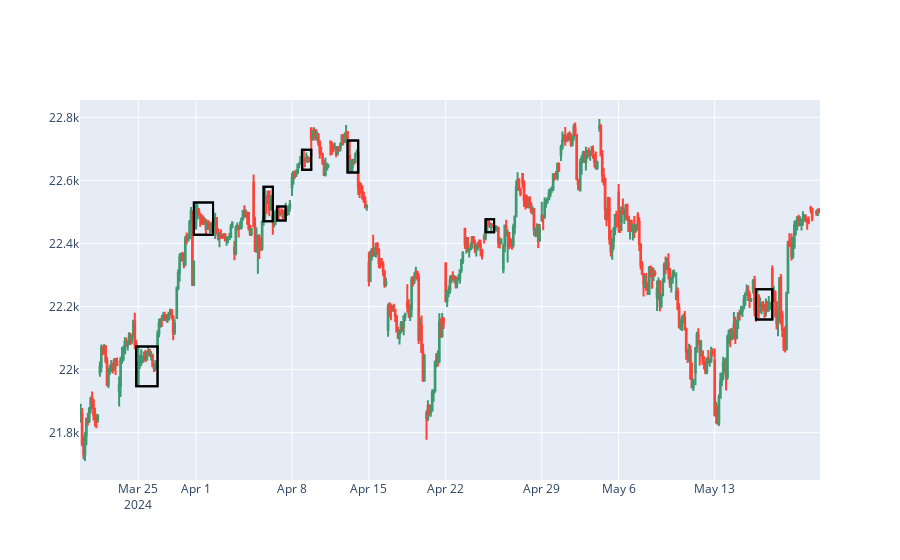

The code cell stored with this chart in its notebook:
### Code cell
import pandas as pd
import plotly.graph_objs as go
import plotly.express as px

def detect_consecutive_ibars(df):
    consecutive_ibars = [False] * len(df)
    for i in range(len(df)-1):
        previous_candle = df.iloc[i]

        j = i + 1
        count = 0
        while j < len(df) and \
              (df.iloc[j]['high'] < previous_candle['high']) and \
              (df.iloc[j]['low'] > previous_candle['low']) and \
              (df.iloc[j]['close'] < previous_candle['high']) and \
              (df.iloc[j]['open'] > previous_candle['low']):
            
            count += 1
            j += 1
        
        if count > 3:
            for k in range(i+1, j):
                consecutive_ibars[k] = True
            # Mark the larger candlestick as well
            consecutive_ibars[i] = True
            # Skip to the end of the current pattern to avoid overlapping boxes
            i = j - 1
                
    return consecutive_ibars

df['ConsecutiveInsideBars'] = detect_consecutive_ibars(df)

# Plot empty squares around consecutive inside bars
i = 0
while i < len(df):
    if df['ConsecutiveInsideBars'][i]:
        start = i
        while i < len(df) and df['ConsecutiveInsideBars'][i]:
            i += 1
        end = i - 1
        
        # Determine the x0 and x1 values, considering the edge cases
        x0 = df['date'][start - 1] if start > 0 else df['date'][start]
        x1 = df['date'][end + 1] if end < len(df) - 1 else df['date'][end]

        fig.add_shape(type="rect",
                      x0=x0, y0=min(df['low'][start:end+1]),
                      x1=x1, y1=max(df['high'][start:end+1]),
                      line=dict(color="black"),
                      fillcolor="rgba(0,0,0,0)")  # Make the box empty

        # Move to the next bar after the current pattern
        i = end + 1
    else:
        i += 1

# Show the figure
fig.show()

### Figure 1 — Plotly figure (JSON) as saved in the notebook; plotly's stock layout.template omitted (floating-point values rounded to 4 significant figures; data arrays with more than 128 entries replaced by an {"elided": "..."} marker saying what was removed)
{"data": [{"close": {"elided": "499 float values"}, "high": {"elided": "499 float values"}, "low": {"elided": "499 float values"}, "open": {"elided": "499 float values"}, "type": "candlestick", "x": {"elided": "499 str values"}}], "layout": {"shapes": [{"fillcolor": "rgba(0,0,0,0)", "line": {"color": "black"}, "type": "rect", "x0": "2024-03-22T15:15:00", "x1": "2024-03-27T09:15:00", "y0": 21950.0, "y1": 22070.0}, {"fillcolor": "rgba(0,0,0,0)", "line": {"color": "black"}, "type": "rect", "x0": "2024-03-28T15:15:00", "x1": "2024-04-01T15:15:00", "y0": 22430.0, "y1": 22530.0}, {"fillcolor": "rgba(0,0,0,0)", "line": {"color": "black"}, "type": "rect", "x0": "2024-04-04T12:45:00", "x1": "2024-04-05T09:15:00", "y0": 22470.0, "y1": 22580.0}, {"fillcolor": "rgba(0,0,0,0)", "line": {"color": "black"}, "type": "rect", "x0": "2024-04-05T10:45:00", "x1": "2024-04-05T13:45:00", "y0": 22470.0, "y1": 22520.0}, {"fillcolor": "rgba(0,0,0,0)", "line": {"color": "black"}, "type": "rect", "x0": "2024-04-08T12:45:00", "x1": "2024-04-09T09:15:00", "y0": 22630.0, "y1": 22700.0}, {"fillcolor": "rgba(0,0,0,0)", "line": {"color": "black"}, "type": "rect", "x0": "2024-04-10T15:15:00", "x1": "2024-04-12T12:15:00", "y0": 22620.0, "y1": 22730.0}, {"fillcolor": "rgba(0,0,0,0)", "line": {"color": "black"}, "type": "rect", "x0": "2024-04-24T09:45:00", "x1": "2024-04-24T12:45:00", "y0": 22440.0, "y1": 22480.0}, {"fillcolor": "rgba(0,0,0,0)", "line": {"color": "black"}, "type": "rect", "x0": "2024-05-15T10:15:00", "x1": "2024-05-16T09:15:00", "y0": 22160.0, "y1": 22250.0}, {"fillcolor": "rgba(0,0,0,0)", "line": {"color": "black"}, "type": "rect", "x0": "2024-03-22T15:15:00", "x1": "2024-03-27T09:15:00", "y0": 21950.0, "y1": 22070.0}, {"fillcolor": "rgba(0,0,0,0)", "line": {"color": "black"}, "type": "rect", "x0": "2024-03-28T15:15:00", "x1": "2024-04-01T15:15:00", "y0": 22430.0, "y1": 22530.0}, {"fillcolor": "rgba(0,0,0,0)", "line": {"color": "black"}, "type": "rect", "x0": "2024-04-04T12:45:00", "x1": "2024-04-05T09:15:00", "y0": 22470.0, "y1": 22580.0}, {"fillcolor": "rgba(0,0,0,0)", "line": {"color": "black"}, "type": "rect", "x0": "2024-04-05T10:45:00", "x1": "2024-04-05T13:45:00", "y0": 22470.0, "y1": 22520.0}, {"fillcolor": "rgba(0,0,0,0)", "line": {"color": "black"}, "type": "rect", "x0": "2024-04-08T12:45:00", "x1": "2024-04-09T09:15:00", "y0": 22630.0, "y1": 22700.0}, {"fillcolor": "rgba(0,0,0,0)", "line": {"color": "black"}, "type": "rect", "x0": "2024-04-10T15:15:00", "x1": "2024-04-12T12:15:00", "y0": 22620.0, "y1": 22730.0}, {"fillcolor": "rgba(0,0,0,0)", "line": {"color": "black"}, "type": "rect", "x0": "2024-04-24T09:45:00", "x1": "2024-04-24T12:45:00", "y0": 22440.0, "y1": 22480.0}, {"fillcolor": "rgba(0,0,0,0)", "line": {"color": "black"}, "type": "rect", "x0": "2024-05-15T10:15:00", "x1": "2024-05-16T09:15:00", "y0": 22160.0, "y1": 22250.0}], "xaxis": {"rangebreaks": [{"bounds": [16, 9.25], "pattern": "hour"}, {"values": ["2024-03-23T09:15:00", "2024-03-24T09:15:00", "2024-03-25T09:15:00", "2024-03-29T09:15:00", "2024-03-30T09:15:00", "2024-03-31T09:15:00", "2024-04-06T09:15:00", "2024-04-07T09:15:00", "2024-04-11T09:15:00", "2024-04-13T09:15:00", "2024-04-14T09:15:00", "2024-04-17T09:15:00", "2024-04-20T09:15:00", "2024-04-21T09:15:00", "2024-04-27T09:15:00", "2024-04-28T09:15:00", "2024-05-01T09:15:00", "2024-05-04T09:15:00", "2024-05-05T09:15:00", "2024-05-11T09:15:00", "2024-05-12T09:15:00"]}], "rangeslider": {"visible": false}}}}
